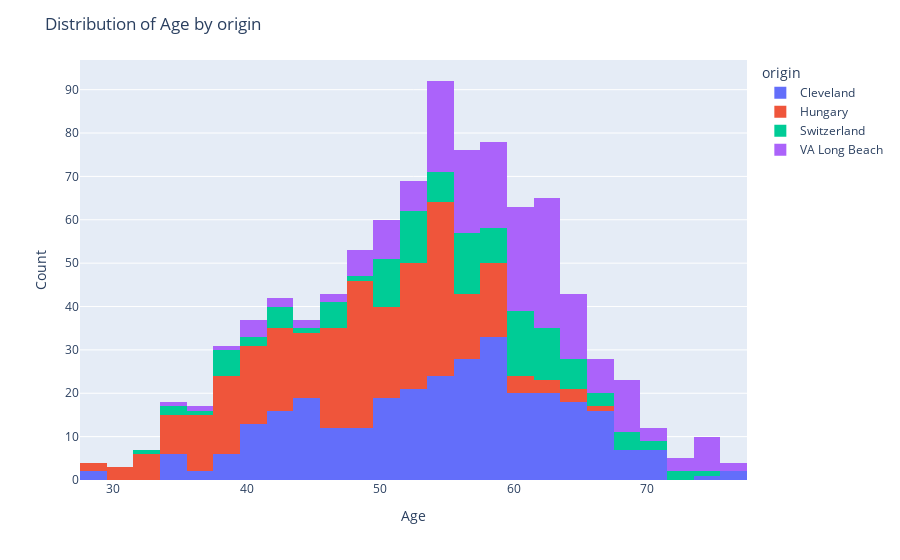

This figure's notebook cell:
### Code cell
# Plot of age column using plotly and coloring by dataset coloum
fig = px.histogram(df, x='age',  color='origin')
fig.update_layout(title='Distribution of Age by origin', xaxis_title='Age', yaxis_title='Count', legend_title='origin')
fig.show()

# Print the mean , median and mode groupby origin column based on age column 
print(f"Mean Age Of origin: \n{df.groupby('origin')['age'].mean()} ")
print('--------------------------------------------------------------------')
print(f"\nMedian Age of origin: \n{df.groupby('origin')['age'].median()} ")
print('--------------------------------------------------------------------')
print (f"\nMode Age of origin: \n{df.groupby('origin')['age'].apply(lambda x: x.mode().iloc[0] if not x.mode().empty else None)}")

### Figure 1 — Plotly figure (JSON) as saved in the notebook; plotly's stock layout.template omitted (floating-point values rounded to 4 significant figures; data arrays with more than 128 entries replaced by an {"elided": "..."} marker saying what was removed)
{"data": [{"alignmentgroup": "True", "bingroup": "x", "hovertemplate": "origin=Cleveland<br>age=%{x}<br>count=%{y}<extra></extra>", "legendgroup": "Cleveland", "marker": {"color": "#636efa", "pattern": {"shape": ""}}, "name": "Cleveland", "offsetgroup": "Cleveland", "orientation": "v", "showlegend": true, "type": "histogram", "x": {"elided": "304 int values"}, "xaxis": "x", "yaxis": "y"}, {"alignmentgroup": "True", "bingroup": "x", "hovertemplate": "origin=Hungary<br>age=%{x}<br>count=%{y}<extra></extra>", "legendgroup": "Hungary", "marker": {"color": "#EF553B", "pattern": {"shape": ""}}, "name": "Hungary", "offsetgroup": "Hungary", "orientation": "v", "showlegend": true, "type": "histogram", "x": {"elided": "293 int values"}, "xaxis": "x", "yaxis": "y"}, {"alignmentgroup": "True", "bingroup": "x", "hovertemplate": "origin=Switzerland<br>age=%{x}<br>count=%{y}<extra></extra>", "legendgroup": "Switzerland", "marker": {"color": "#00cc96", "pattern": {"shape": ""}}, "name": "Switzerland", "offsetgroup": "Switzerland", "orientation": "v", "showlegend": true, "type": "histogram", "x": [32, 34, 35, 36, 38, 38, 38, 38, 38, 38, 40, 41, 42, 42, 43, 43, 43, 45, 46, 46, 47, 47, 47, 47, 48, 50, 50, 50, 50, 51, 51, 51, 51, 51, 51, 51, 52, 52, 52, 52, 53, 53, 53, 53, 53, 53, 53, 53, 54, 54, 54, 55, 55, 55, 55, 56, 56, 56, 56, 56, 56, 56, 56, 57, 57, 57, 57, 57, 57, 58, 58, 58, 59, 59, 59, 59, 59, 60, 60, 60, 60, 60, 60, 61, 61, 61, 61, 61, 61, 61, 61, 61, 62, 62, 62, 62, 62, 62, 62, 63, 63, 63, 63, 63, 64, 64, 64, 65, 65, 65, 65, 66, 66, 67, 68, 68, 69, 69, 70, 70, 72, 73, 74], "xaxis": "x", "yaxis": "y"}, {"alignmentgroup": "True", "bingroup": "x", "hovertemplate": "origin=VA Long Beach<br>age=%{x}<br>count=%{y}<extra></extra>", "legendgroup": "VA Long Beach", "marker": {"color": "#ab63fa", "pattern": {"shape": ""}}, "name": "VA Long Beach", "offsetgroup": "VA Long Beach", "orientation": "v", "showlegend": true, "type": "histogram", "x": {"elided": "200 int values"}, "xaxis": "x", "yaxis": "y"}], "layout": {"barmode": "relative", "legend": {"title": {"text": "origin"}, "tracegroupgap": 0}, "margin": {"t": 60}, "title": {"text": "Distribution of Age by origin"}, "xaxis": {"anchor": "y", "domain": [0, 1], "title": {"text": "Age"}}, "yaxis": {"anchor": "x", "domain": [0, 1], "title": {"text": "Count"}}}}
